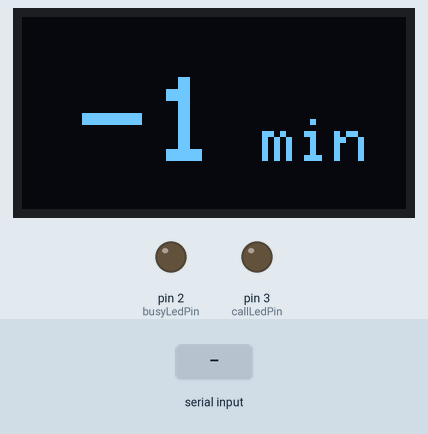
This sketch was run on a simulated Arduino Mega 2560, built with avr-gcc and run on an emulated ATmega2560. Shown: 128×64 one-colour display, output pins drawn as LEDs (lit = HIGH). The test bench sets the inputs (shaded band). What the sketch prints to the serial monitor is not drawn.

Above: at 1.2 s.

The sketch:

mookies-i2c-receiver.ino
```cpp
#include <Wire.h>
#include <Adafruit_GFX.h>
#include <Adafruit_SSD1306.h>

// Define the screen size and reset pin
#define SCREEN_WIDTH 128
#define SCREEN_HEIGHT 64
#define OLED_RESET -1
Adafruit_SSD1306 display(SCREEN_WIDTH, SCREEN_HEIGHT, &Wire, OLED_RESET);

// Pins for LEDs
const int busyLedPin = 2;   // LED for "busy" state
const int callLedPin = 3;  // LED for "call" state

// Variables for time
int timeIncrement = -1;
const int minTime = 10;
const int maxTime = 55;

// State variables for Busy/Call
bool busyState = false;
bool callState = false;

// Blink parameters
unsigned long lastBlinkMillis = 0;
const unsigned long blinkInterval = 500; // 500 ms => 2 blinks/second
bool callLedIsOn = false; // Tracks the LED's current on/off state

void setup() {
  // Initialize Serial for debugging
  Serial.begin(9600);

  // Initialize Serial1 for HC-12 communication
  Serial1.begin(9600);
  Serial.println("HC-12 initialized as receiver");

  // Initialize the OLED display
  if (!display.begin(SSD1306_SWITCHCAPVCC, 0x3C)) {
    Serial.println(F("SSD1306 allocation failed"));
    for (;;); // Loop forever if the display fails
  }

  // Clear the display buffer
  display.clearDisplay();

  // Set LED pins as outputs
  pinMode(busyLedPin, OUTPUT);
  pinMode(callLedPin, OUTPUT);

  // Ensure LEDs are off initially
  digitalWrite(busyLedPin, LOW);
  digitalWrite(callLedPin, LOW);

  // Display the initial content
  displayContent();
}

void loop() {
  // ----------------------------------------------------------------
  // 1) Read incoming data from the HC-12 (if any) and parse CSV
  // ----------------------------------------------------------------
  if (Serial1.available() > 0) {
    String receivedData = Serial1.readStringUntil('\n'); // up to newline

    Serial.print("Received from HC-12: ");
    Serial.println(receivedData);

    // Example format: "timeIncrement, busyState, callState"
    int firstComma  = receivedData.indexOf(',');
    int secondComma = receivedData.indexOf(',', firstComma + 1);

    if (firstComma != -1 && secondComma != -1) {
      String timeString  = receivedData.substring(0, firstComma);
      String busyString   = receivedData.substring(firstComma + 1, secondComma);
      String callString  = receivedData.substring(secondComma + 1);

      timeString.trim();
      busyString.trim();
      callString.trim();

      int newTime = timeString.toInt();
      bool newBusyState  = (busyString.equalsIgnoreCase("true"));
      bool newCallState = (callString.equalsIgnoreCase("true"));

      // Validate time range
      if (newTime >= minTime && newTime <= maxTime) {
        timeIncrement = newTime;
      } else {
        Serial.println("Invalid time received, ignoring...");
      }

      // Update states
      busyState  = newBusyState;
      callState = newCallState;

      // Update the display
      displayContent();
    }
    else {
      Serial.println("CSV format error: expected two commas");
    }
  }

  // ----------------------------------------------------------------
  // 2) Update LEDs in real-time
  //    - busy is either ON or OFF
  //    - call blinks if callState == true
  // ----------------------------------------------------------------
  updateLEDs();

  // Small delay for stability (but not too large or blinking slows)
  delay(20);
}

// ------------------------------------------------------------------
// Helper function to handle the busy (solid) + call (blinking) logic
// ------------------------------------------------------------------
void updateLEDs() {
  // busy LED: solid ON if busyState == true, else OFF
  digitalWrite(busyLedPin, busyState ? HIGH : LOW);

  // call LED: blink if callState == true, else OFF
  if (callState) {
    unsigned long currentMillis = millis();
    // Check if it's time to toggle
    if (currentMillis - lastBlinkMillis >= blinkInterval) {
      lastBlinkMillis = currentMillis;
      callLedIsOn = !callLedIsOn; // toggle the state
      digitalWrite(callLedPin, (callLedIsOn ? HIGH : LOW));
    }
  }
  else {
    // If callState is false, LED stays off
    callLedIsOn = false;
    digitalWrite(callLedPin, LOW);
  }
}

// ------------------------------------------------------------------
// Display the "timeIncrement" in a simple manner
// ------------------------------------------------------------------
void displayContent() {
  display.clearDisplay();

  display.setTextColor(SSD1306_WHITE);

  display.setTextSize(4);
  display.setCursor(20, 20);
  display.print(timeIncrement);

  display.setTextSize(2);
  display.setCursor(80, 34);
  display.print("min");

  display.display();
}
```
